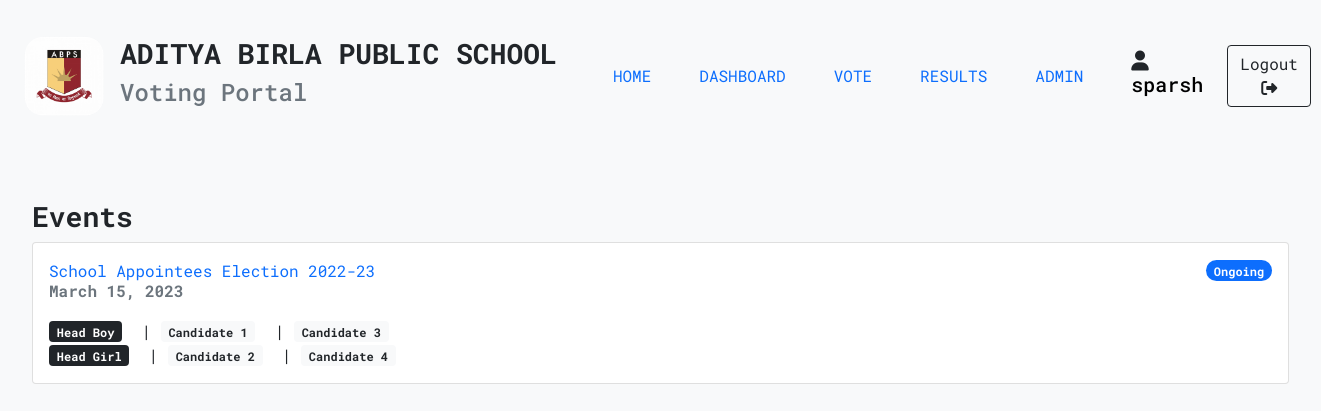
The app's page /results/ (signed in), older data.
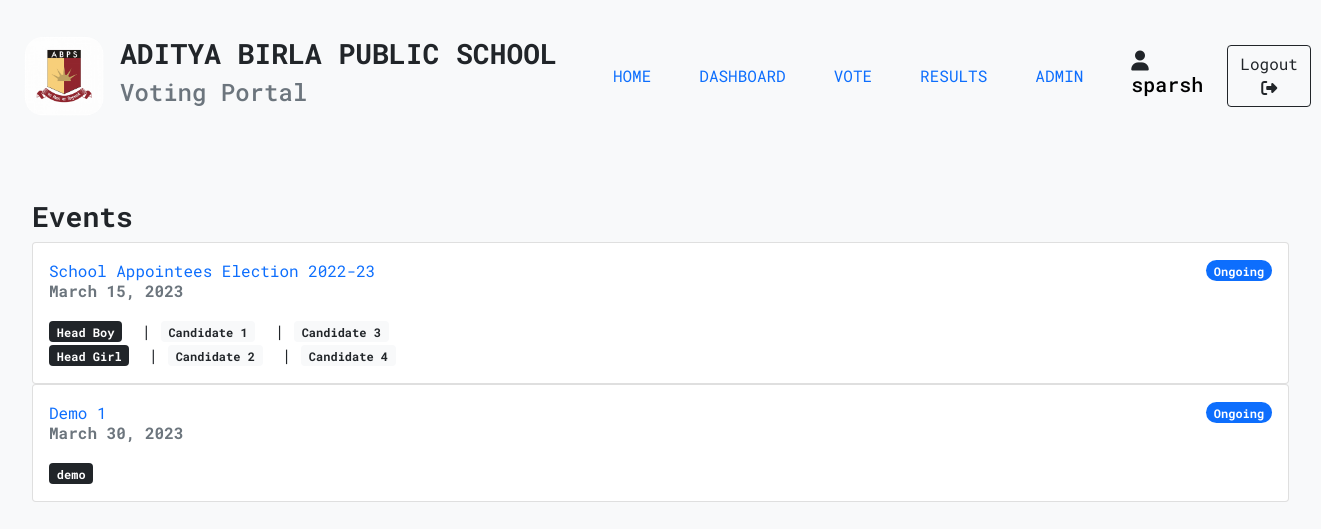
The same page, newer data.
### apps/vote/models.py (models this page shows, shortened)
class Event(models.Model):
    EventID = models.AutoField(primary_key=True)
    Date = models.DateField()
    EventName = models.TextField()

class Category(models.Model):
    Event = models.ForeignKey(Event, on_delete=models.CASCADE, null=True)
    CategoryName = models.TextField()
    def __str__(self):
        return self.CategoryName

class Option(models.Model):
    OptionID = models.AutoField(primary_key=True)
    OptionEvent = models.ForeignKey(Event, on_delete=models.CASCADE)
    OpitonCategory = models.ForeignKey(Category, on_delete=models.CASCADE)
    OptionName = models.TextField()
    Votes = models.IntegerField(default=0)

### apps/vote/views.py (the view)
# urls.py: path("results/", results),
@login_required(login_url="/login")
def results(request):
    params = {}
    events = Event.objects.all()
    for event in events:
        params[event] = {}
        categorys = Category.objects.filter(Event=event)
        for category in categorys:
            options = Option.objects.filter(OpitonCategory=category)
            params[event].update({category: options})
    return render(request, "results/results.html", {"params":params})

### templates/results/results.html (shortened to what this page needs)
{% extends 'bases/base.html' %}
{% load static %}
{% block content %}
<div class="page">
    <label for="event_name" class="form-label h3 fw-bold">Events</label>
    <div>
        {% for event, values in params.items %}
            <div class="card">
              <div class="card-body">
                <a href="/results/{{ event.EventName }}" class="card-title text-decoration-none" aria-current="true">
                  <div class="d-flex justify-content-between align-items-center">
                    <span>{{ event.EventName }}</span>
                    <span class="badge bg-primary rounded-pill">Ongoing</span>
                  </div>
                  <p class="card-subtitle fw-bold text-muted">{{ event.Date }}</p>
                </a>
                <div class="mt-3">
                  {% for category, options in values.items %}
                    <span class="badge bg-dark">{{ category }}</span>
                    {% for option in options %}
                        &nbsp|&nbsp<span class="badge bg-light text-dark">{{ option.OptionName }}</span>
                    {% endfor %}
                    <br>
                  {% endfor %}
                </div>
              </div>
            </div>
        {% endfor %}
    </div>
</div>
{% endblock content %}

Row changes from the older to the newer data that the page shows:
added Event: EventName "Demo 1", Date "March 30, 2023"
added Category: CategoryName "demo", shown under "Demo 1"
